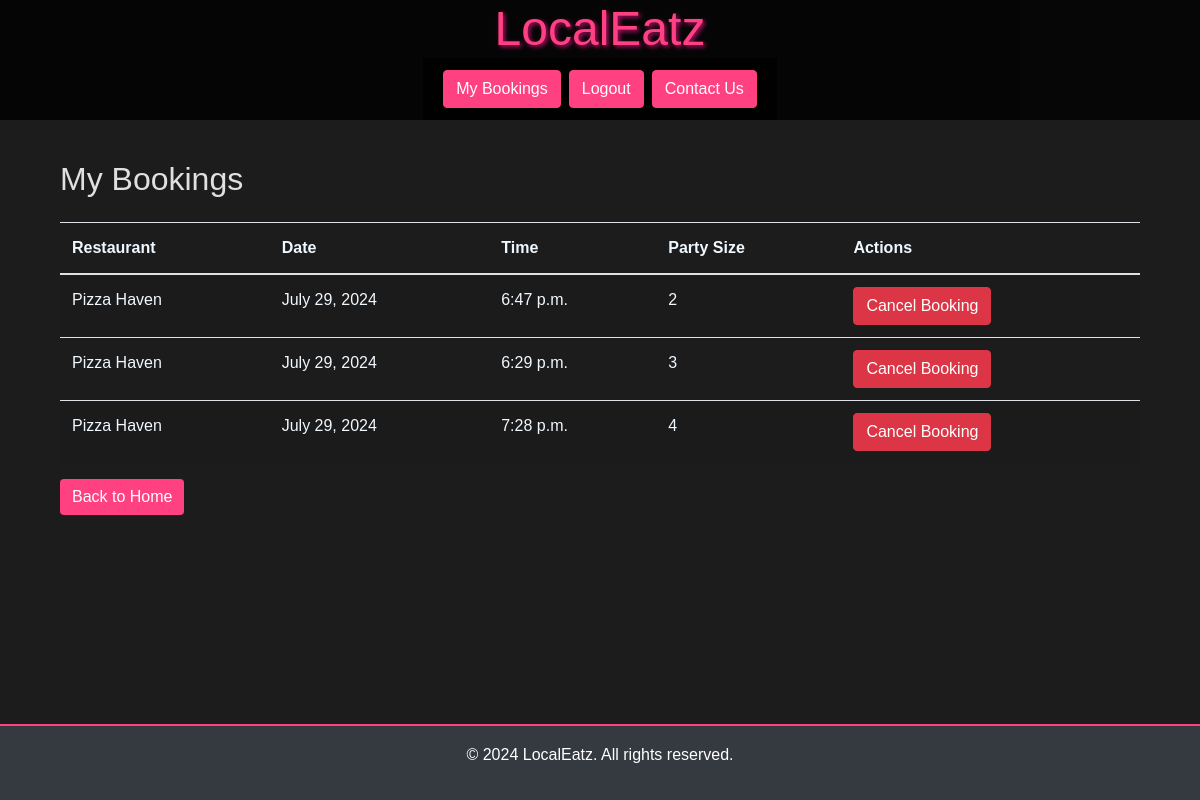
The app's page /my-bookings/ (signed in), older data.
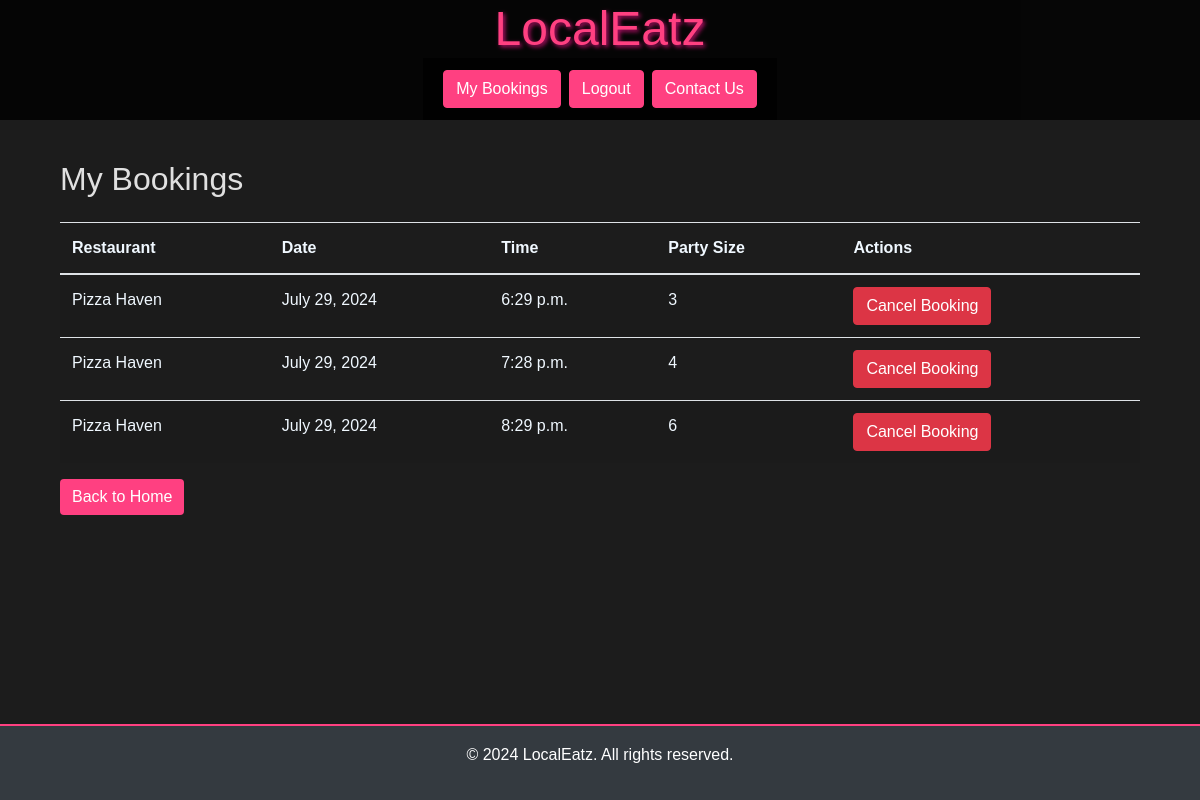
The same page, newer data.
### restaurants/models.py (models this page shows, shortened)
class Booking(models.Model):
    user = models.ForeignKey(User, on_delete=models.SET_NULL, null=True)
    restaurant = models.ForeignKey(Restaurant, on_delete=models.CASCADE)
    name = models.CharField(max_length=100)
    date = models.DateField()
    time = models.TimeField()
    party_size = models.PositiveIntegerField()

class Restaurant(models.Model):
    name = models.CharField(max_length=255)
    address = models.CharField(max_length=255)
    description = models.TextField(blank=True)
    max_tables = models.IntegerField(default=3)

### restaurants/views.py (the view)
# urls.py: path('my-bookings/', views.my_bookings, name='my_bookings'),
def my_bookings(request):
    user = request.user
    bookings = Booking.objects.filter(user=user)  # Filter by user
    return render(request, 'users/my_bookings.html', {'bookings': bookings})

### restaurants/templates/users/my_bookings.html (shortened to what this page needs)
{% extends 'base.html' %}
{% block content %}
<div class="container mt-5">
    <h2 class="mb-4">My Bookings</h2>
    {% if bookings %}
    <div class="table-responsive">
        <table class="table table-striped">
            <thead>
                <tr style="color: aliceblue;">
                    <th>Restaurant</th>
                    <th>Date</th>
                    <th>Time</th>
                    <th>Party Size</th>
                    <th>Actions</th>
                </tr>
            </thead>
            <tbody>
                {% for booking in bookings %}
                <tr style="color: aliceblue;">
                    <td>{{ booking.restaurant.name }}</td>
                    <td>{{ booking.date }}</td>
                    <td>{{ booking.time }}</td>
                    <td>{{ booking.party_size }}</td>
                    <td>
                        <button data-booking-id="{{ booking.id }}" class="btn btn-danger cancel-btn">Cancel
                            Booking</button>
                    </td>
                </tr>
                {% endfor %}
            </tbody>
        </table>
        {% else %}
        <p>You have no bookings yet.</p>
        {% endif %}
        <a href="{% url 'home' %}" class="btn btn-custom">Back to Home</a>
    </div>
</div>
{% endblock %}

### restaurants/templates/base.html (shortened to what this page needs)
{% load static %}
{% url 'account_login' as login_url %}
{% url 'account_signup' as signup_url %}
{% url 'account_logout' as logout_url %}
{% url 'about' as about_url %}
<!DOCTYPE html>
<html lang="en">
<head>
    <link rel="stylesheet" href="https://stackpath.bootstrapcdn.com/bootstrap/4.5.2/css/bootstrap.min.css">
    <link rel="stylesheet" type="text/css" href="{% static 'css/styles.css' %}">
</head>
<body>
    <header class="d-flex flex-column align-items-center">
        <h1>LocalEatz</h1>
        <nav class="navbar navbar-expand-lg navbar-dark" style="background-color: rgba(0, 0, 0, 0.8);">
            <div class="collapse navbar-collapse justify-content-center" id="navbarNav">
                <ul class="navbar-nav">
                    {% if user.is_authenticated %}
                    <li class="nav-item">
                        <a class="btn btn-primary m-1" href="{% url 'my_bookings' %}">My Bookings</a>
                    </li>
                    <li class="nav-item">
                        <a class="btn btn-primary m-1" href="{% url 'account_logout' %}">Logout</a>
                    </li>
                    <li class="nav-item">
                        <a class="btn btn-primary m-1" href="{% url 'about' %}">Contact Us</a>
                    </li>
                    {% endif %}
                </ul>
            </div>
        </nav>
    </header>
    <main class="container mt-5">
        {% block content %}
        {% endblock %}
    </main>
    <footer class="bg-dark text-center text-white py-3">
        <p>&copy; 2024 LocalEatz. All rights reserved.</p>
    </footer>
</body>
</html>

### static/css/styles.css (style rules this page uses)
* { margin: 0; padding: 0; box-sizing: border-box; }
body { font-family: 'Arial', sans-serif; background: #1c1c1c; color: #e0e0e0; line-height: 1.6; padding: 0; margin: 0; }
header { background: rgba(0, 0, 0, 0.8); color: #ff4081; text-align: center; position: fixed; width: 100%; top: 0; left: 0; z-index: 1000; }
header h1 { font-size: 2rem; margin: 0; text-shadow: 2px 2px 4px rgba(255, 20, 147, 0.7); }
.btn-primary { background-color: #ff4081; color: #fff; border-radius: 4px; border-color: #ff4081; }
.btn-custom { background-color: #ff4081; color: #fff; border: none; }
main { padding: 4rem 1rem 1rem; margin-top: 4rem; }
footer { background: rgba(0, 0, 0, 0.8); color: #ff4081; padding: 1rem; text-align: center; position: fixed; height: min-content; width: 100%; bottom: 0; left: 0; z-index: 1000; border-top: 2px solid #ff4081; }
@media (min-width: 600px) { header h1 { font-size: 2.2rem; } }
@media (min-width: 768px) { header h1 { font-size: 2.5rem; } }
@media (min-width: 1024px) { header h1 { font-size: 3rem; } }

Row changes from the older to the newer data that the page shows:
removed Booking: restaurant.name "Pizza Haven", date "July 29, 2024", time "6:47 p.m.", party_size "2"
added Booking: restaurant.name "Pizza Haven", date "July 29, 2024", time "8:29 p.m.", party_size "6"
